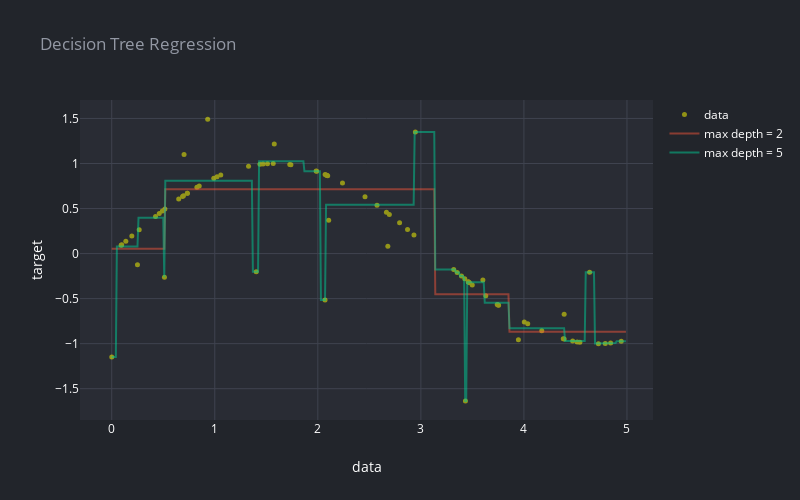

Source (notebook cell):
### Code cell
# Create a random dataset
rng = np.random.RandomState(1)
X = np.sort(5 * rng.rand(80, 1), axis=0)
y = np.sin(X).ravel()
y[::5] += 3 * (0.5 - rng.rand(16))

# Fit regression model
regr_1 = DecisionTreeRegressor(max_depth=2)
regr_2 = DecisionTreeRegressor(max_depth=5)
regr_1.fit(X, y)
regr_2.fit(X, y)

# Predict
X_test = np.arange(0.0, 5.0, 0.01)[:, np.newaxis]
y_1 = regr_1.predict(X_test)
y_2 = regr_2.predict(X_test)

# Plot the results
data_plot = scatter(X[:,0], y, 'data', mode='markers', size=5, color='yellow')
reg1_plot = scatter(X_test[:,0], y_1, 'max depth = 2')
reg2_plot = scatter(X_test[:,0], y_2, 'max depth = 5')


fig = go.Figure(data=[data_plot, reg1_plot, reg2_plot])

render(fig, 'Decision Tree Regression', width=800, x_axis_title='data', y_axis_title='target')

print('Max Depth (2) Score = {}'.format(regr_1.score(X,y)))
print('Max Depth (5) Score = {}'.format(regr_2.score(X,y)))

### Figure 1 — Plotly figure (JSON) as saved in the notebook; plotly's stock layout.template omitted (floating-point values rounded to 4 significant figures; data arrays with more than 128 entries replaced by an {"elided": "..."} marker saying what was removed)
{"data": [{"marker": {"color": "yellow", "size": 5}, "mode": "markers", "name": "data", "opacity": 0.5, "type": "scatter", "x": [0.0005719, 0.09144, 0.09683, 0.1369, 0.1953, 0.2498, 0.2668, 0.4252, 0.4617, 0.4917, 0.5117, 0.5161, 0.6501, 0.6874, 0.6964, 0.7019, 0.7336, 0.7338, 0.8268, 0.8492, 0.9313, 0.9905, 1.022, 1.058, 1.328, 1.402, 1.439, 1.468, 1.512, 1.567, 1.578, 1.728, 1.739, 1.984, 1.988, 2.07, 2.071, 2.085, 2.087, 2.096, 2.106, 2.239, 2.458, 2.574, 2.666, 2.679, 2.694, 2.793, 2.871, 2.933, 2.947, 3.319, 3.352, 3.394, 3.426, 3.433, 3.459, 3.462, 3.472, 3.499, 3.602, 3.63, 3.741, 3.751, 3.754, 3.946, 4.004, 4.037, 4.173, 4.382, 4.391, 4.391, 4.473, 4.517, 4.543, 4.638, 4.723, 4.789, 4.841, 4.944], "y": [-1.149, 0.09131, 0.09668, 0.1365, 0.194, -0.1238, 0.2637, 0.4125, 0.4455, 0.4722, -0.2632, 0.4935, 0.6053, 0.6345, 0.6414, 1.099, 0.6696, 0.6697, 0.7357, 0.7507, 1.493, 0.8363, 0.8533, 0.8714, 0.9706, -0.2018, 0.9913, 0.9947, 0.9983, 1.0, 1.216, 0.9877, 0.9859, 0.9159, 0.9141, -0.5167, 0.8775, 0.8706, 0.8699, 0.8652, 0.3701, 0.7846, 0.6317, 0.5372, 0.458, 0.08075, 0.4327, 0.3412, 0.2677, 0.2073, 1.35, -0.1765, -0.2092, -0.2499, -0.2807, -1.635, -0.3125, -0.3146, -0.3244, -0.3497, -0.2937, -0.4692, -0.564, -0.5722, -0.5749, -0.9559, -0.7592, -0.7804, -0.8581, -0.9459, -0.6731, -0.9487, -0.9715, -0.981, -0.9857, -0.2083, -0.9999, -0.997, -0.9917, -0.9732]}, {"marker": {"size": 3}, "mode": "lines", "name": "max depth = 2", "opacity": 0.5, "type": "scatter", "x": {"elided": "500 float values"}, "y": {"elided": "500 float values"}}, {"marker": {"size": 3}, "mode": "lines", "name": "max depth = 5", "opacity": 0.5, "type": "scatter", "x": {"elided": "500 float values"}, "y": {"elided": "500 float values"}}], "layout": {"height": 500, "legend": {"font": {"color": "#ffffff"}}, "paper_bgcolor": "#22252B", "plot_bgcolor": "#292C34", "showlegend": true, "title": {"font": {"color": "#9398A4"}, "text": "Decision Tree Regression"}, "width": 800, "xaxis": {"autorange": true, "gridcolor": "#3F434F", "range": [-0.3079, 5.253], "tickfont": {"color": "#ffffff"}, "title": {"font": {"color": "#ffffff"}, "text": "data"}, "type": "linear", "zeroline": false}, "yaxis": {"autorange": true, "gridcolor": "#3F434F", "range": [-1.848, 1.705], "tickfont": {"color": "#ffffff"}, "title": {"font": {"color": "#ffffff"}, "text": "target"}, "type": "linear", "zeroline": false}}}
